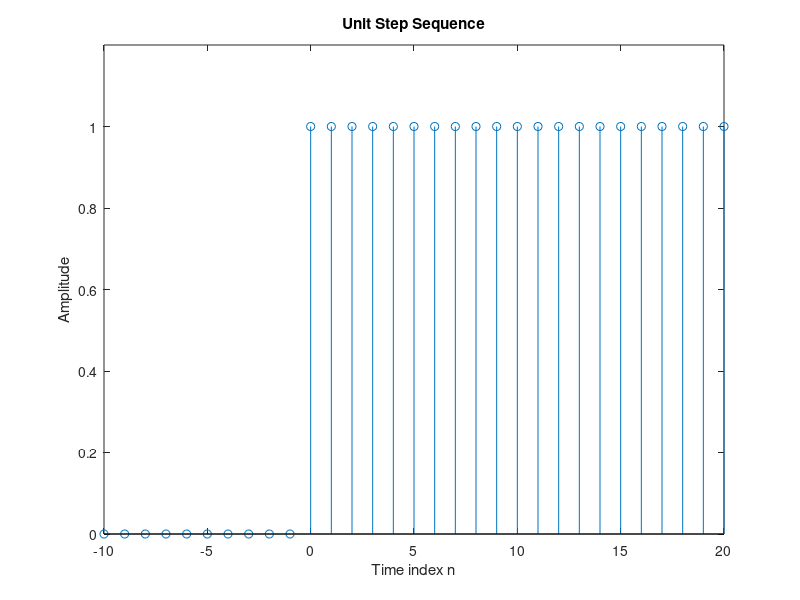

Here is the MATLAB script that generated this plot:
% Program Q1_4
% Generation of a Unit Step Sequence
clf;
% Generate a vector from -10 to 20
n = -10:20;
% Generate the unit step sequence
s = [zeros(1,10) ones(1,21)];
% Plot the unit step sequence
stem(n,s);
xlabel('Time index n');ylabel('Amplitude');
title('Unit Step Sequence');
axis([-10 20 0 1.2]);